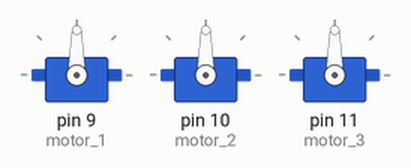
The sketch below on a simulated Arduino Uno, built with avr-gcc and run on an emulated ATmega328P. On the bench: 3 × servo.

Above: at 0.1 s.
At 1.1 s:
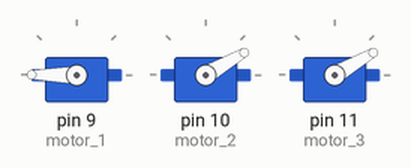
At 4.1 s:
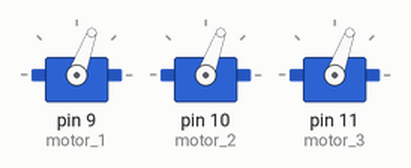
Timing chart, 0 to 5.6 s (numbered marks = the images above):
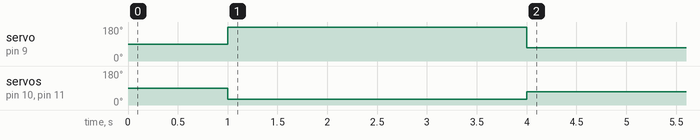

Measured:
- by itself, servo on pin 9 (motor_1): 90° → 180° at 1.0 s, → 70° 3.0 s later
- by itself, servo on pin 10 (motor_2), servo on pin 11 (motor_3): 90° → 30° at 1.0 s, → 70° 3.0 s later

The sketch:

initializing.ino
```cpp
#include <Servo.h>

Servo motor_1;
Servo motor_2;
Servo motor_3;
// Servo motor_4;

int gotArray[4];
int rpm1, rpm2, rpm3, rpm4;
bool gotData = false;

void setup(){
  Serial.begin(115200);

  // Motors attached to arduino pins
  motor_1.attach(9);
  motor_2.attach(10);
  motor_3.attach(11);
  // motor_4.attach(12);
  delay(1000);

  // Sending min throttle
  motor_1.write(300);
  motor_2.write(30);
  motor_3.write(30);
  // motor_4.write(40);
  delay(3000);

}

void loop(){
  int throttlevalue = 100;
  motor_1.write(70);
  motor_2.write(70);
  motor_3.write(70);
  delay(33);
}
```
